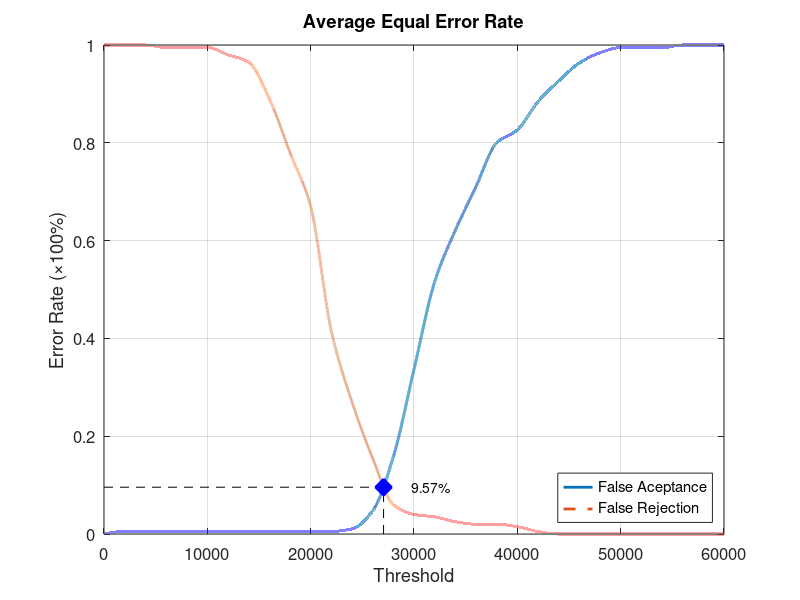
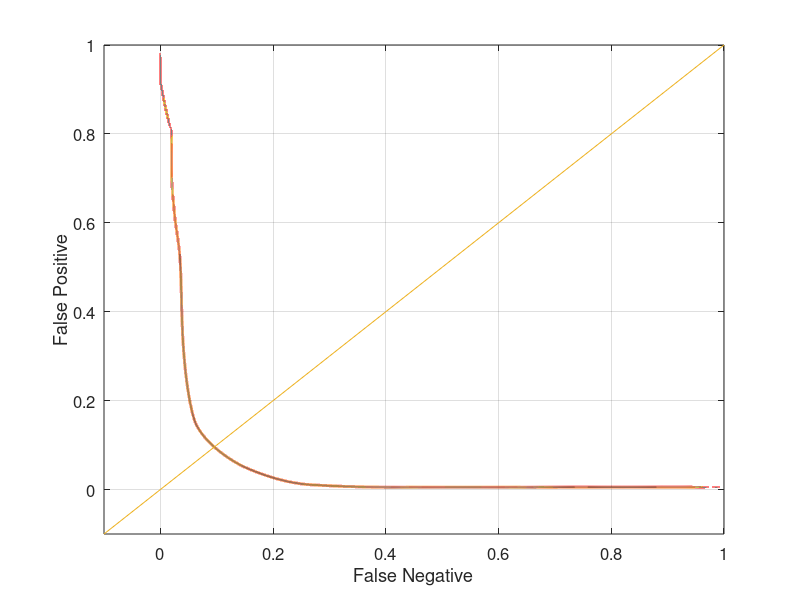

MATLAB code to generate these figures, in order:
function yEER = Database5_4
close all;
clear;
clc;
x = 0:2000:60000;
xq = 0:0.5:60000;

y0 = [0 0.00526316 0.00526316 0.00526316 0.00526316 0.00526316 0.00526316 0.00526316 0.00526316 0.00526316 0.00526316 0.00526316 0.0105263 0.0473684 0.157895 0.336842 0.515789 0.621053 0.710526 0.8 0.826316 0.884211 0.926316 0.963158 0.984211 0.994737 0.994737 0.994737 1 1 1];
yy0 = interp1(x, y0, xq, 'pchip');
y1 = [1 1 1 0.995 0.995 0.995 0.98 0.965 0.89 0.78 0.67 0.415 0.27 0.155 0.06 0.04 0.035 0.025 0.02 0.02 0.015 0.005 0 0 0 0 0 0 0 0 0];
yy1 = interp1(x, y1, xq, 'pchip');

% Calculating EER: 
y2 = abs(y0 - y1);
find(y2 == min(y2))
yy2 = abs(yy0 - yy1);
xEER = find(yy2 == min(yy2));
xEERIndex = xq(xEER) % X-axis EER
yEER = yy0(xEER) % Y-axis EER

main = figure
plot(xq, yy0,'-','LineWidth', 2);	hold on
plot(xq, yy1,'--','LineWidth', 2);	hold on
plot([xEERIndex xEERIndex], [0 yEER], 'k--');	hold on
plot([0 xEERIndex], [yEER yEER], 'k--');	hold on
plot(xEERIndex, yEER, 'bx', 'LineWidth', 10);	hold on
text(xEERIndex + 10 * xEERIndex / 100, yEER, [num2str(round((10000 * yEER)) / 100) '%'])
legend('False Aceptance', 'False Rejection', 'Location', 'SouthEast')
xlabel('Threshold')
ylabel('Error Rate (\times100%)')
title('Average Equal Error Rate')
set(gca, 'FontSize', 12)
axis([0 60000 0 1])
grid on

print(main, 'Database5_4Main', '-dpng');
FNRxFPR = figure('Color', [1 1 1]);
plot(yy1, yy0, '-', yy1, yy0, 'LineWidth', 2);
hold on
y = -0.1:0.1:1
plot(y, y); 
set(gca, 'FontSize', 12)
xlabel('False Negative')
ylabel('False Positive')
axis([-0.1 1 -0.1 1])
set(gca, 'FontSize', 12)
grid on

print(FNRxFPR, 'Database5_4FNRxFPR','-dpng');
end
